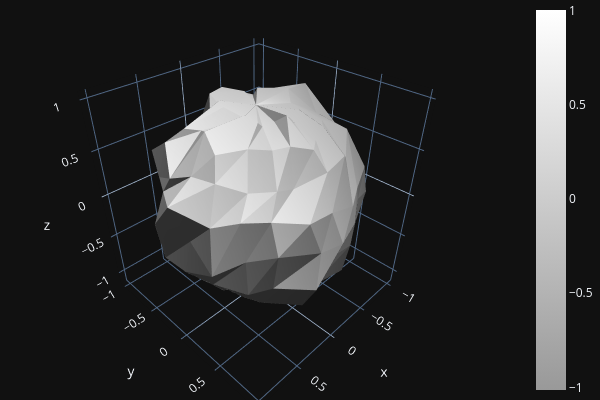

Write notebook code for a chart like this one.
### Code cell
o3d.visualization.draw_plotly(
    [noisy_mesh],
    window_name="Noisy Mesh"
)

### Figure 1 — Plotly figure (JSON) as saved in the notebook; plotly's stock layout.template omitted (floating-point values rounded to 4 significant figures; data arrays with more than 128 entries replaced by an {"elided": "..."} marker saying what was removed)
{"data": [{"colorscale": [[0, "rgb(153, 153, 153)"], [1.0, "rgb(255,255,255)"]], "flatshading": true, "i": {"elided": "360 int values"}, "intensity": {"elided": "182 float values"}, "j": {"elided": "360 int values"}, "k": {"elided": "360 int values"}, "lighting": {"ambient": 0.18, "diffuse": 1, "facenormalsepsilon": 1e-15, "fresnel": 0.1, "roughness": 0.05, "specular": 1, "vertexnormalsepsilon": 1e-15}, "lightposition": {"x": 100, "y": 200, "z": 0}, "x": {"elided": "182 float values"}, "y": {"elided": "182 float values"}, "z": {"elided": "182 float values"}, "type": "mesh3d"}], "layout": {"height": 400, "margin": {"b": 0, "l": 0, "r": 0, "t": 0}, "showlegend": false, "width": 600, "scene": {"camera": {"center": {"x": 0, "y": 0, "z": 0}, "up": {"x": 0, "y": 0, "z": 1}}}}}
